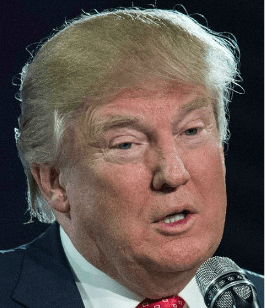
#> input picture images/trump.png, 265 x 308 px, found by its file name
$ python hybrid.py   (older library calls are emulated)
#> lines starting #> are read from the running program, lines starting #| are printed output that depends on the picture
#!/usr/bin/env python
# coding: utf-8

# In[43]:


import numpy as np
import cv2
from matplotlib import pyplot as plt

# Creating Gaussian low-pass filter
def low_pass_filter(rows, cols, cutoff_freq):
    img_filter = np.zeros((rows, cols), dtype=np.float32)
    for r in range(rows):
        for c in range(cols):
            euc_dist = np.sqrt((r-rows/2)**2 + (c-cols/2)**2) #Using Euclidean Distance to help compute filter shape, i.e., low frequencies in center and high frequencies away from center
            img_filter[r,c] = np.exp( (-euc_dist**2) / (2*(cutoff_freq**2))) #Using cutoff frequency to obtain a Gaussian distribution
    return img_filter

# Transform image to frequency domain and create low-Pass filtered image in spatial domain
def low_pass_fft(x):
    fm = np.fft.fft2(x) # Transform 2D image into frequency domain using Fourier Transform
    fmshift = np.fft.fftshift(fm) # Shift low frequencies to center of image and high Frequencies to corners
    product_freq = fmshift * low_pass_filter # Computing the product of the shifted fourier transform image with the low pass filter in frequency domain
    lowpassed = np.fft.ifftshift(product_freq) # Shift frequencies back to original placement (high frequencies at center, low frequencies away from center)
    lowpassed = np.abs(np.fft.ifft2(lowpassed).real) # Perform inverse Fourier transformation to get image back to spatial domain
    lowpassed = cv2.normalize(lowpassed,None,0,255,cv2.NORM_MINMAX, cv2.CV_8U) # Before merging, normalize to convert array from float64 to uint8
    return lowpassed

# Transform image to frequency domain and compute high-pass filtered Image in spatial domain
def high_pass_fft(x):
    fm = np.fft.fft2(x)
    fmshift = np.fft.fftshift(fm)
    mult_high = fmshift * high_pass_filter #Multiply image in frequency domain (shifted Fourier transform) with high pass filter
    highpassed = np.fft.ifftshift(mult_high)
    highpassed = np.abs(np.fft.ifft2(highpassed).real)
    highpassed = cv2.normalize(highpassed,None,0,255,cv2.NORM_MINMAX, cv2.CV_8U)
    return highpassed


# Read in Trump image, resize image, split b,g,r channels
img = cv2.imread("trump.png")
#> img is the input picture: shape (308, 265, 3); mean B, G, R 79.1, 84.8, 96.1
print(img.shape)
#| (308, 265, 3)
img = cv2.resize(img, (250, 300))
#> img: shape (300, 250, 3)
b,g,r = cv2.split(img)
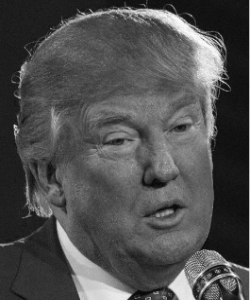
#> b: shape (300, 250); min 9, max 249, mean 79

# Create Gaussian Low Pass/High Filters
rows, cols = img.shape[:2]
#> rows = 300; cols = 250
low_pass_filter = low_pass_filter(rows, cols, 10)
#> after the loop in low_pass_filter, `for r in range(rows):`:
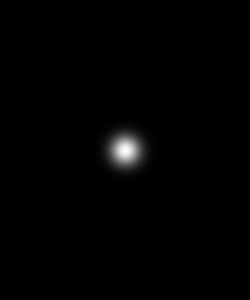
#> img_filter: shape (300, 250) float32; min 0, max 1, mean 0.00838
high_pass_filter = 1-low_pass_filter # compute high-pass filter by subtracting 1 from low-pass filter values, where the values lie between 0 (high freq) and 1 (low freq)

# Plot high-pass Trump image
plt.figure()
b,g,r = map(high_pass_fft, (b,g,r)) # call map to perform high_pass_fft on each color channel
r = r + 50 #adding equal values to increase brightness of image
g = g + 50
b = b + 50
high_pass_img = cv2.merge((b,g,r)) # merge all 3 color channels
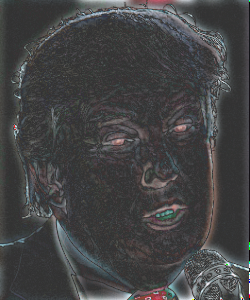
#> high_pass_img: shape (300, 250, 3); mean of channels 0, 1, 2 68.8, 68.1, 68.1; drawn as B, G, R
high_pass_img = cv2.cvtColor(high_pass_img, cv2.COLOR_BGR2RGB) # convert image to RGB
plt.imshow(high_pass_img) # display image


# Read in cat image, resize image, split b,g,r channels
img1 = cv2.imread("cat.png")
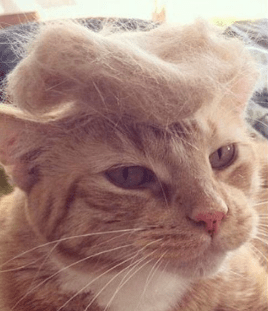
#> input picture images/cat.png, 268 x 311 px, found by its file name
#> img1 is the input picture: shape (311, 268, 3); mean B, G, R 124.6, 134.3, 166.6
img1 = cv2.resize(img1, (250, 300))
#> img1: shape (300, 250, 3)
b,g,r = cv2.split(img1)
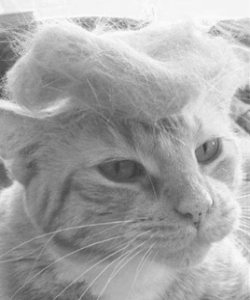
#> r: shape (300, 250); min 63, max 251, mean 166.5

plt.figure()
b,g,r = map(low_pass_fft, (b,g,r)) # call map to perform high_pass_fft on each color channel
#> in low_pass_fft (call 3), `lowpassed = cv2.normalize(lowpassed,None,0,255,cv2.NORM_MINMAX, cv2.CV..`:
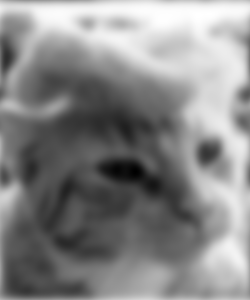
#> lowpassed: shape (300, 250); min 0, max 255, mean 135.7
low_pass_img = cv2.merge((b,g,r)) # merge all 3 color channels
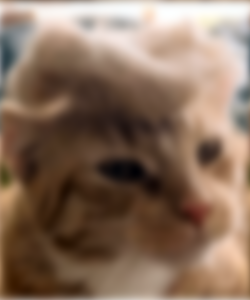
#> low_pass_img: shape (300, 250, 3); mean of channels 0, 1, 2 93.5, 111.2, 135.7; drawn as B, G, R
low_pass_img = cv2.cvtColor(low_pass_img, cv2.COLOR_BGR2RGB) # convert image to RGB
#> (the run stopped early here; a loop or call above may not have finished)
